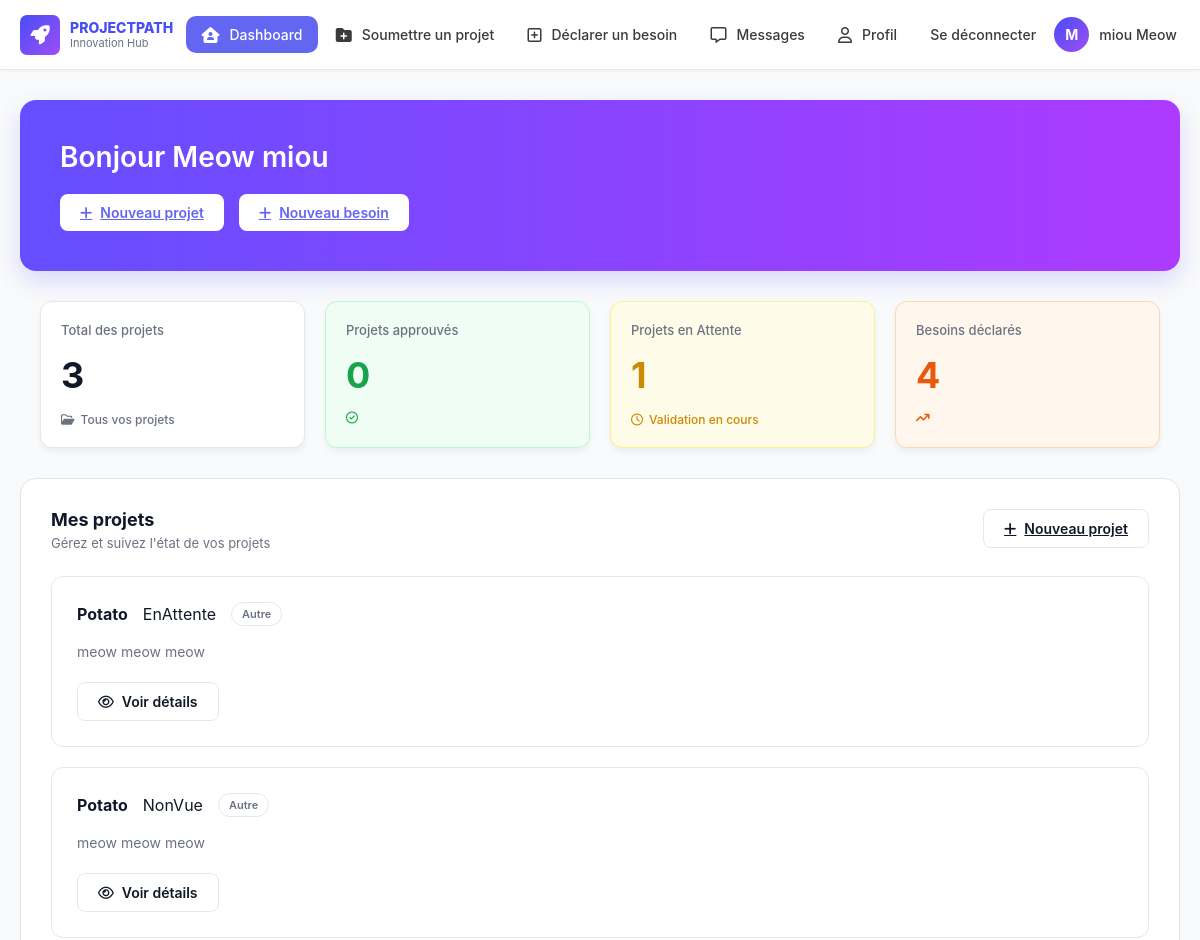
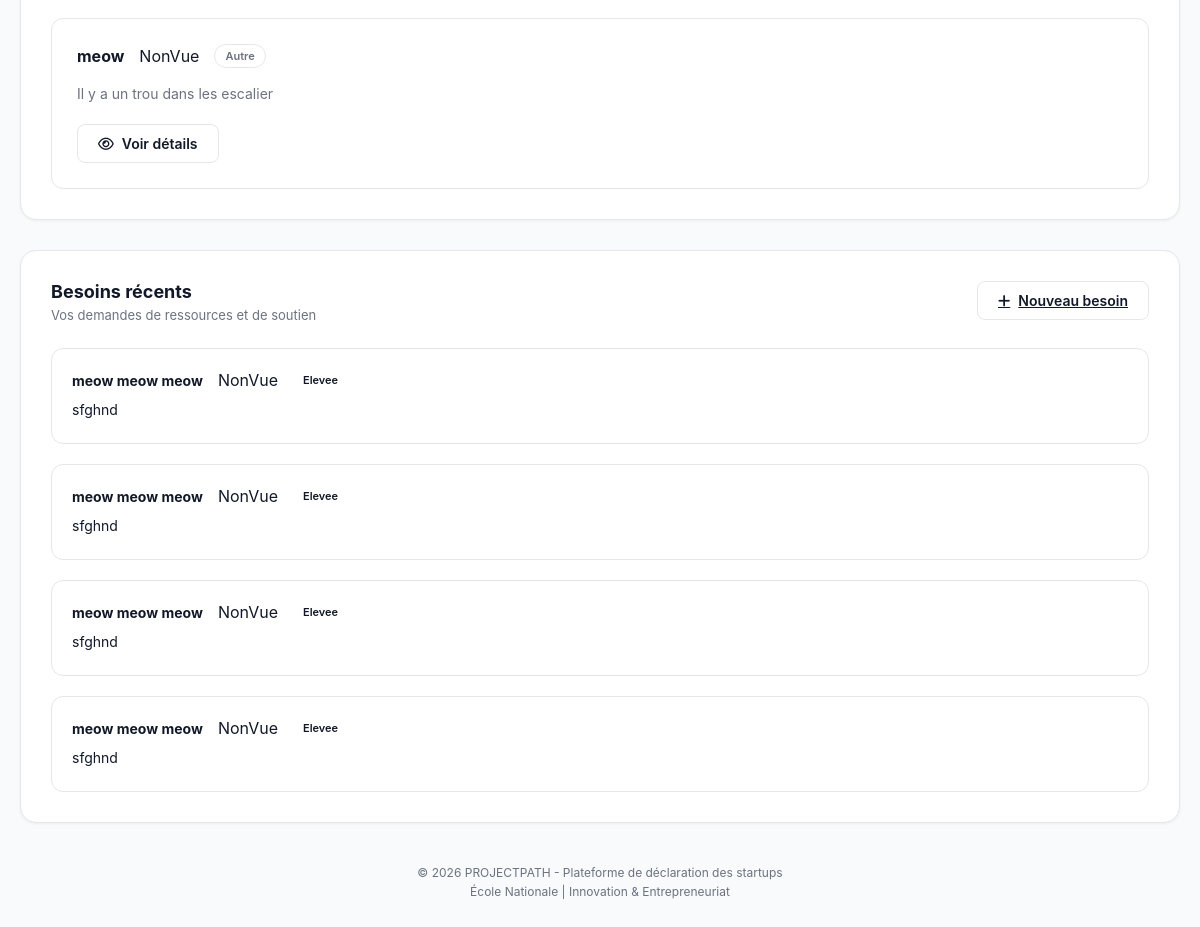
The page /home/13 (signed in) on the database its author committed (2 pictures, top to bottom).
### PP/models.py (models this page shows, shortened)
class CompteEtudiant(AbstractUser, PermissionsMixin):
    matricule = models.fields.IntegerField(unique=True, validators= [Validate_matricule], default = "123889357")
    class Niveau(models.TextChoices):
        one = "1CP", "1CP"
        two = "2CP", "2CP"
        three = "1CS" , "1CS"
        four = "2CS" , "2CS"
        five = "3CS", "3CS"
    niveau_etude = models.fields.CharField(max_length = 5 , choices = Niveau.choices, default = "1CP")
    telephone = models.fields.IntegerField(validators=[Validate_telephone], default=42)
    class Meta:
        verbose_name = "User"
        verbose_name_plural = "Users"

class projet(models.Model):
    nom_projet= models.fields.CharField(max_length=100)
    description = models.fields.CharField(max_length=1000)
    participants = models.ForeignKey(CompteEtudiant, on_delete = models.CASCADE, null = True, blank=True)
    probleme_resolu = models.fields.CharField(max_length=200)
    class Domaine(models.TextChoices):
        Technologie_et_sante = "Technologie et sante", "Technologie et sante"
        Technologie_et_finances = "Technologie et finances", "Technologie et finances"
        Technologie_et_Environement = "Technologie et environement", "Technologie et environement"
        E_commerce = "E-commerce", "E-commerce"
        Technologie_et_agriculture = "Technologie et agriculture", "Technologie et agriculture"
        Autre = "Autre", "Autre"
    domaine = models.CharField(max_length=30, choices= Domaine.choices, default="Autre")
    objectif = models.CharField(max_length=200)
    file_path = models.FileField(upload_to="files/", null = False,verbose_name="",validators=[Validate_fichier])
    statut = models.fields.CharField(max_length = 16, choices = Statut.choices, default = "NonVue")
    created_at = models.DateTimeField(auto_now_add=True)
    updated_at = models.DateTimeField(auto_now=True)

class Besoin(models.Model):
    projet_concerne = models.fields.CharField(max_length=100)
    class TypeDeBesoin(models.TextChoices):
        Materiel = "Materiel" ,'Materiel'
        Budget = "Budget", 'Budget'
        Encadrement = "Encadrement", 'Encadrement'
        Laboratoire = "Laboratoire", 'Laboratoire'
        Support_Technique = "Support Technique", 'Support Technique'
        Formation = "Formation", 'Formation'
        Networking = "Networking", 'Networking'
    typeDeBesoin = models.fields.CharField(max_length = 20 , choices = TypeDeBesoin.choices, default = "MATERIEL") #si ça se trouve tu dois choisir parmi une liste
    class priorite(models.TextChoices):
        Basse = "Basse"
        Moyenne = "Moyenne"
        Eleve = "Elevee"
    priority = models.fields.CharField(max_length = 50, choices =priorite.choices, default = "Elevee")
    description = models.fields.CharField(max_length = 1000)
    participant = models.ForeignKey(CompteEtudiant, on_delete = models.CASCADE, null = True, blank = True)
    justification = models.fields.CharField(max_length=1000)
    file_path = models.FileField(upload_to="files/", null = True ,blank = True ,verbose_name="", validators=[Validate_fichier])
    statut = models.fields.CharField(max_length = 16, choices = Statut.choices, default = "NonVue")

### PP/views.py (the view)
# urls.py: 2. Add a URL to urlpatterns:  path('', views.home, name='home')
@login_required
def home(request,user_id):
    if request.user.id != user_id:
        return redirect("logout")
    user = CompteEtudiant.objects.get(id = user_id)
    user_projects = user.projet_set.all()
    user_request = user.besoin_set.all()
    project_nbr = user_projects.count()
    prj_enAtt = projet.objects.filter(statut = "EnAttente",  participants = user).count()
    prj_valide = projet.objects.filter(statut = "Accepte",  participants = user).count()
    prj_refuse = projet.objects.filter(statut = "DocumentManquant",  participants = user).count()
    besoin_nbr = user_request.count()
    bs_enAtt = Besoin.objects.filter(statut = "EnAttente", participant = user).count()
    bs_valide = Besoin.objects.filter(statut = "Accepte", participant = user).count()
    bs_refuse = Besoin.objects.filter(statut = "DocumentManquant",  participant = user).count()
    return render(request,"Student/home.html",{"user" : user, "user_projects": user_projects,
                                               "user_request":user_request ,"user_id": user_id,
                                               "prj_nb": project_nbr, "prj_enAtt": prj_enAtt,
                                               "prj_valide": prj_valide, "prj_refuse": prj_refuse,
                                                "bs_nb": besoin_nbr, "bs_enAtt": bs_enAtt, "bs_valide": bs_valide,
                                                "bs_refuse": bs_refuse})

### PP/template/Student/home.html (shortened to what this page needs)
{% load static %}
<!DOCTYPE html>
<html lang="en">
<head>
    <link rel="stylesheet" href="{% static 'css/dashboard.css' %}">
    <link rel="stylesheet" href="https://cdnjs.cloudflare.com/ajax/libs/font-awesome/6.4.0/css/all.min.css">
</head>
<body>
    <nav>
        <div class="logo">
            <i class="fa-solid fa-rocket"></i>
            <div class="txt">
                <h4>PROJECTPATH</h4>
                <p>Innovation Hub</p>
            </div>
        </div>
        <div class="nav-links" id="nav-links">
            <div id="dash" class="same active" data-page="{%url 'home' user_id%}">
                <i class="fa-solid fa-house-user"></i>
                <p>Dashboard</p>
            </div>
            <div class="same" id="soumettre" data-page="{%url 'add_project' user_id%}">
                <i class="fa-solid fa-folder-plus"></i>
                <p>Soumettre un projet</p>
            </div>
            <div class="same" id="besoin" data-page="{%url 'add_request' user_id%}">
                <i class="fa-regular fa-square-plus"></i>
                <p>Déclarer un besoin</p>
            </div>
            <div class="same" id="message" data-page="{%url 'message_etudiant' user_id%}">
                <i class="fa-regular fa-message"></i>
                <p>Messages</p>
            </div>
            <div class="same" id="profil" data-page="{%url 'user_details' user_id%}">
                <i class="fa-regular fa-user"></i>
                <p>Profil</p>
            </div>
            <div class="same" id="profil" data-page="{%url 'logout'%}">
                <p>Se déconnecter</p>
            </div>
        <div class="nav-right">
            <div class="compte">
                <span id="s1">{{ user.first_name|first }}</span>
                <span id="s2">{{user.last_name}} {{user.first_name}}</span>
            </div>
        </div>
    </nav>
    <main class="container">
        <section class="hero-section">
            <h1 class="hero-title">Bonjour <span id="userNameHero">{{user.first_name}} {{user.last_name}}</span></h1>
            <div class="hero-buttons">
                <a href="{%url 'add_project' user_id%}" class="btn btn-white">
                    <i class="fa-solid fa-plus"></i>
                    Nouveau projet
                </a>
                <a href="{%url 'add_request' user_id%}" class="btn btn-white">
                    <i class="fa-solid fa-plus"></i>
                    Nouveau besoin
                </a>
            </div>
        </section>
        <section class="stats-grid">
            <div class="stat-card stat-total">
                <p class="stat-label">Total des projets</p>
                <h2 class="stat-value" id="stat-total-val">{{prj_nb}}</h2>
                <div class="stat-footer text-gray">
                    <i class="fa-regular fa-folder-open"></i> Tous vos projets
                </div>
            </div>
            <div class="stat-card stat-approved">
                <p class="stat-label">Projets approuvés</p>
                <h2 class="stat-value text-green" id="stat-approved-val">{{prj_valide}}</h2>
                <div class="stat-footer text-green">
                    <i class="fa-regular fa-circle-check"></i>
                </div>
            </div>
            <div class="stat-card stat-pending">
                <p class="stat-label">Projets en Attente</p>
                <h2 class="stat-value text-yellow" id="stat-pending-val">{{prj_enAtt}}</h2>
                <div class="stat-footer text-yellow">
                    <i class="fa-regular fa-clock"></i> Validation en cours
                </div>
            </div>
            <div class="stat-card stat-needs">
                <p class="stat-label">Besoins déclarés</p>
                <h2 class="stat-value text-orange" id="stat-needs-val">{{bs_nb}}</h2>
                <div class="stat-footer text-orange">
                    <i class="fa-solid fa-arrow-trend-up"></i>
                </div>
            </div>
        </section>
        <section class="content-section">
            <div class="section-header">
                <div>
                    <h2 class="section-title">Mes projets</h2>
                    <p class="section-subtitle">Gérez et suivez l'état de vos projets</p>
                </div>
                <a href="{%url 'add_project' user_id%}" class="btn btn-outline action-declarer-besoin">
                    <i class="fa-solid fa-plus"></i>
                    Nouveau projet
                </a>
            </div>
            <div id="projects-container" class="cards-container">
                     {%for p in user_projects%}
                        <div class="project-card">
                            <div class="project-header-row">
                                <h3 class="project-name">{{p.nom_projet}}</h3>
                                <p>{{p.statut}}</p>
                                <span class="badge badge-outline">{{p.domaine}}</span>
                            </div>
                            <p class="project-desc">{{p.description}}</p>
                            <div class="project-footer">
                    <button class="btn btn-outline" onclick="window.location.href='/project_details/{{p.id}}/{{user_id}}/0'"><i class="fa-regular fa-eye"></i> Voir détails</button>
                </div>
                </div>
                     {%endfor%}
            </div>
        </section>
        <section class="content-section mt-5">
            <div class="section-header">
                <div>
                    <h2 class="section-title">Besoins récents</h2>
                    <p class="section-subtitle">Vos demandes de ressources et de soutien</p>
                </div>
                <a href="{%url 'add_request' user_id%}" class="btn btn-outline action-declarer-besoin">
                    <i class="fa-solid fa-plus"></i>
                    Nouveau besoin
                </a>
            </div>
            <div id="needs-container" class="cards-container">
                     {%for b in user_request%}
                        <div class="need-card">
                           <div class="need-title-row">
                            <h3 class="need-name">{{b.description}}</h3>
                            <p>{{b.statut}}</p>
                             <span class="badge ${priorityClass}">{{b.priority}}</span>
                         </div>
                        <p class="need-desc">{{b.justification}}</p>
                      </div>
                        {%endfor%}
            </div>
        </section>
    <footer>
        <p>© 2026 PROJECTPATH - Plateforme de déclaration des startups</p>
        <p>École Nationale | Innovation & Entrepreneuriat</p>
    </footer>
</body>
</html>

### rows shown on the page
CompteEtudiant: first_name|first "M", last_name "miou", first_name "Meow"
projet: nom_projet "Potato", statut "EnAttente", domaine "Autre", description "meow meow meow"
projet: nom_projet "Potato", statut "NonVue", domaine "Autre", description "meow meow meow"
projet: nom_projet "meow", statut "NonVue", domaine "Autre", description "Il y a un trou dans les escalier"
Besoin: description "meow meow meow", statut "NonVue", priority "Elevee", justification "sfghnd"
Besoin: description "meow meow meow", statut "NonVue", priority "Elevee", justification "sfghnd"
Besoin: description "meow meow meow", statut "NonVue", priority "Elevee", justification "sfghnd"
Besoin: description "meow meow meow", statut "NonVue", priority "Elevee", justification "sfghnd"

### other values the page prints
{{ prj_nb }} "3"
{{ prj_valide }} "0"
{{ prj_enAtt }} "1"
{{ bs_nb }} "4"
